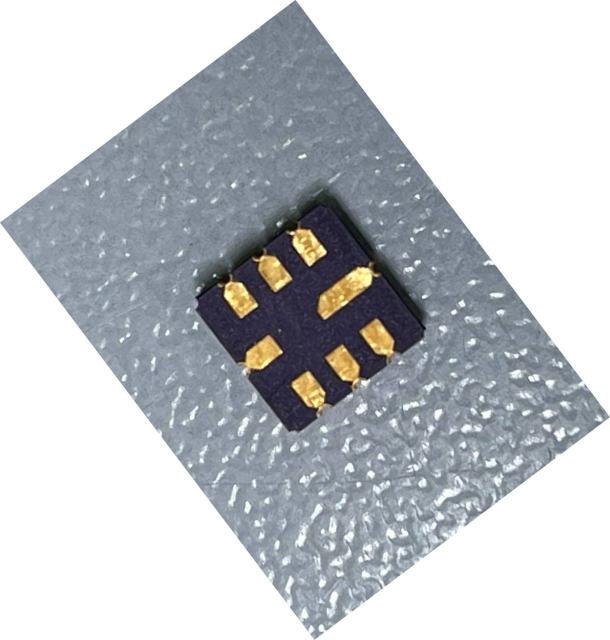
#> input picture 2wo/photo_2023-10-04_14-15-16.jpg, 1220 x 1280 px, found by its file name (shown at 1/2 size)
$ python test_1.py
#> lines starting #> are read from the running program, lines starting #| are printed output that depends on the picture; after the words box and inside, x2 and y2 are one past the last pixel; in counts of white or black regions, pixels touching at a corner belong together
import numpy as np
import cv2 as cv
import math


def Rap():
    def nothing(*arg):
        pass

    cv.namedWindow("Display window", cv.WINDOW_NORMAL)
    cv.resizeWindow("Display window", 500, 500)

    cv.namedWindow("Display", cv.WINDOW_NORMAL)
    cv.resizeWindow("Display", 500, 500)

    cv.namedWindow("settings")  # создаем окно настроек

    cv.createTrackbar("area1", "settings", 6666, 10000, nothing)  # 4000
    cv.createTrackbar("area2", "settings", 20000, 90000, nothing)

    fn = "2wo/photo_2023-10-04_14-15-16.jpg"
    imgs = cv.imread(fn)
#> imgs is the input picture: shape (1280, 1220, 3); mean B, G, R 201, 197.1, 193.8
    hsv = cv.cvtColor(imgs, cv.COLOR_BGR2HSV)
#> hsv: shape (1280, 1220, 3); mean H, S, V 52.3, 20.7, 203
    area1 = 6666
    area2 = 10000
    # break
    while True:
        area1 = cv.getTrackbarPos("area1", "settings")
        area2 = cv.getTrackbarPos("area2", "settings")
        img = imgs
        h_min = np.array((0, 40, 31), np.uint8)
        h_max = np.array((35, 255, 255), np.uint8)
        thresh = cv.inRange(hsv, h_min, h_max)
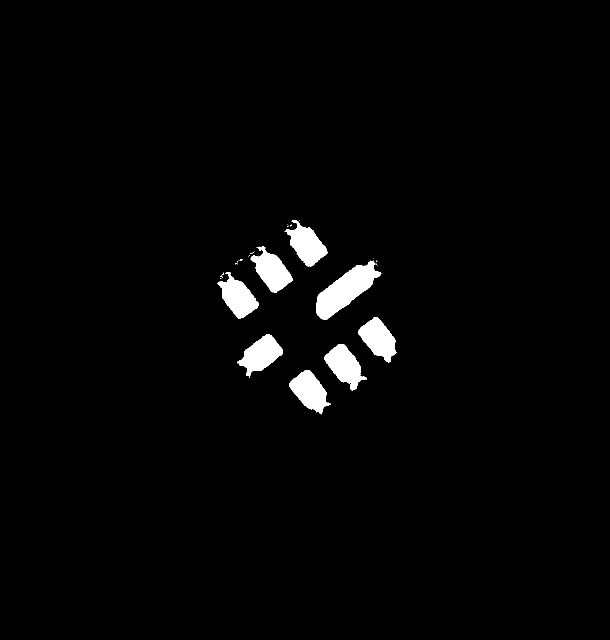
#> thresh: shape (1280, 1220) (shown at 1/2 size); 2.2% white; 25 white regions (16 under 20 px)
        contours = cv.findContours(
            thresh.copy(), cv.RETR_TREE, cv.CHAIN_APPROX_TC89_KCOS
        )[0]
#> contours = 36 contours, 28 with area under 20; largest, box (x1, y1, x2, y2) and area: (632, 521, 763, 640) 6692, (501, 492, 585, 586) 3901, (649, 688, 734, 782) 3872, (578, 740, 661, 829) 3869, (474, 668, 566, 756) 3862, (569, 440, 655, 533) 3858, (716, 634, 794, 725) 3840, (435, 544, 517, 637) 3780
        if len(contours) > 0:
            cnts = []
            for cnt in contours:
                rect = cv.minAreaRect(cnt)
                box = cv.boxPoints(rect)
                box = np.int0(box)
                area = int(rect[1][0] * rect[1][1])
                if area > area1 and area < area2:
                    cv.drawContours(thresh, [box], -1, (255, 0, 0), 2)
                    cv.drawContours(img, [box], -1, (255, 0, 0), 2)
                    cnts = box
#> this loop made 36 passes
#> (rect, area, cnts) on pass 20: (((692.9, 578), (155.3, 52.55), -37.69), 8159, [[647, 646], [615, 604], [738, 509], [770, 551]])
#> (rect, box, area) on passes 1, 5, 6, 9, 12, 13: (((622.4, 786.2), (53.57, 89.8), -38.66), [[629, 837], [573, 767], [615, 734], [671, 804]], 4810), (((692.1, 734.3), (52.8, 91.83), -37.87), [[699, 786], [643, 714], [684, 681], [741, 754]], 4848), (((518.5, 710.9), (89, 52.8), -36.87), [[498, 758], [467, 716], [538, 663], [569, 705]], 4699), (((759.8, 681.5), (52.58, 90.42), -37.69), [[766, 733], [711, 661], [752, 629], [808, 701]], 4754), (((443.5, 550), (11.18, 4.47), -63.43), [[443, 556], [439, 554], [444, 544], [448, 546]], 49), (((471.6, 589.1), (53.12, 93.53), -38.37), [[479, 642], [421, 568], [463, 535], [521, 609]], 4968)
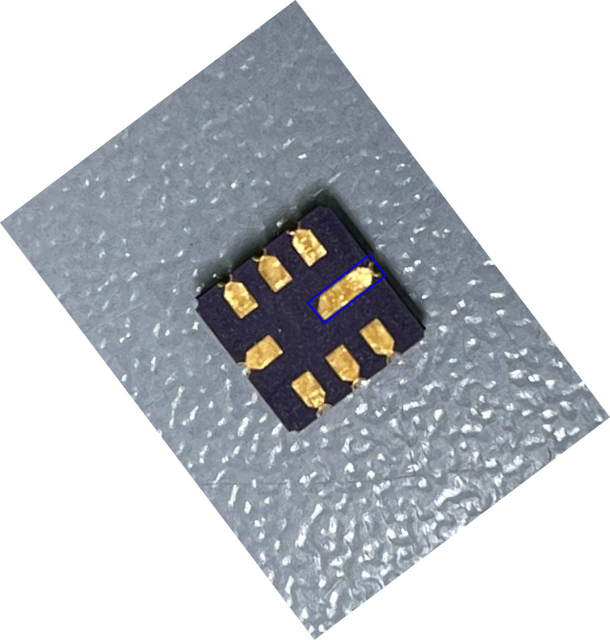
#> img: shape (1280, 1220, 3) (shown at 1/2 size); 0.09% of pixels changed, all inside (x1, y1, x2, y2) = (614, 508, 772, 648)
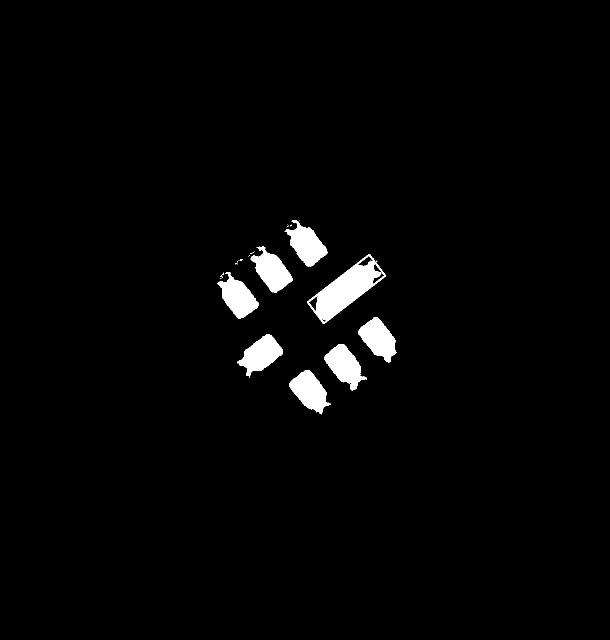
#> thresh: shape (1280, 1220) (shown at 1/2 size); 2.3% white; 23 white regions (14 under 20 px), largest, box (x1, y1, x2, y2) and area: (614, 508, 772, 648) 8075, (649, 688, 734, 782) 3999, (501, 492, 585, 586) 3996
        cv.imshow("Display window", img)
        cv.imshow("Display", thresh)
        if cv.waitKey(1) == ord("q"):
#> (key q is pressed here)
            break

    cv.destroyAllWindows()


Rap()
